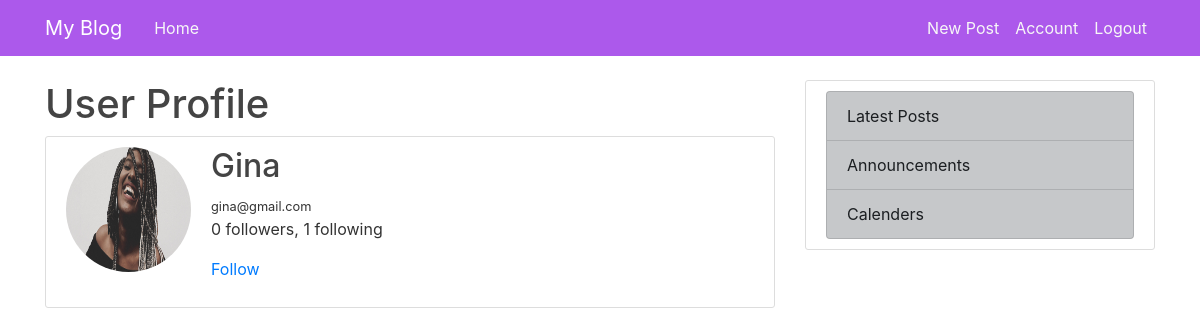
Page /user/Gina (signed in) on the committed database.
### flaskblog/models.py (models this page shows, shortened)
class User(db.Model, UserMixin):
    id = db.Column(db.Integer, primary_key=True)
    username = db.Column(db.String(20), unique=True, nullable=False)
    email = db.Column(db.String(120), unique=True, nullable=False)
    image_file = db.Column(db.String(20), nullable=False, default='default.jpg')
    password = db.Column(db.String(60), nullable=False)
    about_me = db.Column(db.String(140))
    posts = db.relationship('Post', backref='author', lazy=True)
    followed = db.relationship(
        'User', secondary=followers,
        primaryjoin=(followers.c.follower_id == id),
        secondaryjoin=(followers.c.followed_id == id),
        backref=db.backref('followers', lazy='dynamic'), lazy='dynamic')
    def is_following(self, user):
        return self.followed.filter(
            followers.c.followed_id == user.id).count() > 0

### flaskblog/routes.py (the view)
@app.route("/user/<string:username>")
@login_required
def user_profile(username):
    user = User.query.filter_by(username=username).first_or_404()
    return render_template('user.html', user=user)

### flaskblog/models.py (called while the page is built)
@login_manager.user_loader
def load_user(user_id):
    return User.query.get(int(user_id))

### flaskblog/templates/user.html (shortened to what this page needs)
{% extends "layout.html" %}
{% block content %}
    <h1>User Profile</h1>
    <div class="content-section">
        <div class="media">
          <img class="rounded-circle account-img" src="{{ url_for('static', filename='profile_pics/' + user.image_file) }}">
          <div class="media-body">
            <h2 class="mr-2" href="{{ url_for('user_profile', username=user.username) }}">{{ user.username }}</h2>
            <small class="mr-2" href="{{ url_for('user_profile', username=user.email) }}">{{ user.email }}</small>
                <div>
                    <p>{{ user.followers.count() }} followers, {{ user.followed.count() }} following</p>
                </div>
                <div>
                    {% if user == current_user %}
                    <p><a href="{{ url_for('account') }}">Edit your profile</a></p>
                    {% elif not current_user.is_following(user) %}
                    <p><a href="{{ url_for('follow', username=user.username) }}">Follow</a></p>
                    {% else %}
                    <p><a href="{{ url_for('unfollow', username=user.username) }}">Unfollow</a></p>
                    {% endif %}
                </div>
          </div>
        </div>
    </div>
{% endblock content %}

### flaskblog/static/main.css (style rules this page uses)
body { background: #ffffff; color: #333333; margin-top: 5rem; }
h1, h2, h3, h4, h5, h6 { color: #444444; }
.content-section { background: #ffffff; padding: 10px 20px; border: 1px solid #dddddd; border-radius: 3px; margin-bottom: 20px; }
.account-img { height: 125px; width: 125px; margin-right: 20px; margin-bottom: 16px; }

### rows in the picture
User: image_file (placeholder picture), username "Gina", email "gina@gmail.com"

### other values in the picture
{{ user.followers.count() }} "0"
{{ user.followed.count() }} "1"
